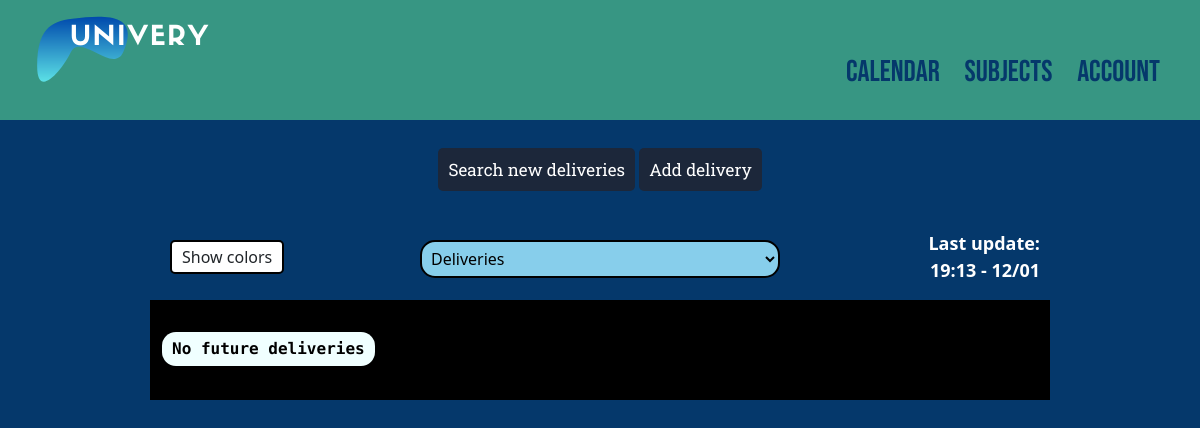
Page / (signed in) on the earlier database version.
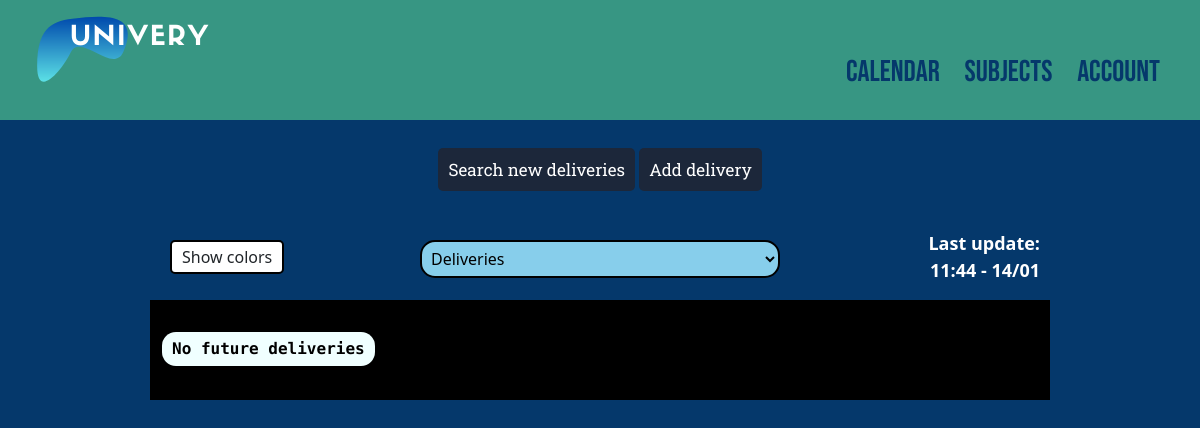
Same page on the later database version.
### app/models.py (models this page shows, shortened)
class User(db.Model, UserMixin):
    id = db.Column(db.Integer, primary_key=True)
    fullname = db.Column(db.String(70), nullable=False)
    identification = db.Column(db.String(15), unique=True, nullable=False)
    password = db.Column(db.String(60), nullable=False)
    last_update = db.Column(db.DateTime, nullable=True)
    deliveries = db.relationship("UserDelivery", back_populates="user")
    subjects = db.relationship("UserSubject", back_populates="user")

### app/main/routes.py (the view)
@main.route("/")
def home():
    if not current_user.is_authenticated:
        return render_template('welcome.html', title="Welcome")
    return render_template('delivery/not-done-deliveries.html', title="Home",
            deliveries=filter_deliveries(
                current_user.deliveries,
                lambda d: not d.isDone and not d.isEliminated),
            date_format=DATE_FORMAT)

### app/deliveries/utils.py (called while the page is built)
def filter_deliveries(deliveries, restriction):
    deliveries = [(
        ud.delivery,
        USbySubject(ud.delivery.subject_id)
        ) for ud in deliveries if restriction(ud) and ud.delivery.toDate > datetime.now()
    ]
    return sorted(deliveries, key=lambda x: x[0].toDate)

### app/main/utils.py (called while the page is built)
    def __call__(self):
        if self.boolean:
            return render_template('errors/maintenance.html', title="Error")

### app/models.py (called while the page is built)
@login_manager.user_loader
def load_user(user_id):
    return User.query.get(int(user_id))

### app/templates/delivery/not-done-deliveries.html (shortened to what this page needs)
{% extends "home.html" %}
{% block deliveries %}
<div class="menu">
    <div class="colors">
        <p id="colors-btn">Show colors</p>
    </div>
    <div class="dropdown">
        <select class="delivery-dropdown" id="delivery-type"  onchange="deliveryType()">
            <option selected value="/">Deliveries</option>
        </select>
    </div>
    {% if current_user.last_update %}
        <div class="last-update">
            <p>Last update: <br>{{current_user.last_update.strftime("%H:%M - %d/%m") }}</p>
        </div>
    {% endif %}
</div>
<div id="notdone" class="delivery-container">
    {% if deliveries|length > 0 %}
        {% for delivery, subject in deliveries %}
            <div onclick="openPopup([
                    '{{delivery.name}}',
                    '{{delivery.description}}',
                    '{{delivery.toDate.strftime(date_format)}}',
                    '{{delivery.url}}',
                    'Done',
                    '{{subject.subject.name}}',
                    '{{subject.subject.identification}}',
                    '{{delivery.id}}'
                    ], '/')"
                    class="delivery-block" style="background-color: {{subject.color}};">
                <div class="delivery-name">
                    <p>{{delivery.name}}</p>
                </div>
                <div class="delivery-date">
                    <p class="time">{{delivery.toDate}}</p>
                </div>
            </div>
        {% endfor %}
    {% else %}
        <div class="delivery-block" style="background-color:black">
            <div class="delivery-name">
                <p class="vcenter">No future deliveries</p>
            </div>
        </div>
    {% endif %}
</div>
{% endblock deliveries %}

### app/templates/home.html (shortened to what this page needs)
{% extends "base.html" %}
{% block content %}
<div class="home">
    <div class="waiting-loading">
        <div id="waiting" class="refresh-box">
            <p>
                <a id="refresh-text" class="refresh-text" href="{{ url_for('deliveries.update_deliveries', next=request.endpoint) }}">Search new deliveries</a>
                <a class="refresh-text" href="{{ url_for('deliveries.add_delivery', next=request.endpoint) }}">Add delivery</a>
            </p>
        </div>
    </div>
    {% block deliveries %}{% endblock deliveries %}
</div>
{% endblock content %}

### app/templates/base.html (shortened to what this page needs)
<html lang="en">
<head>
    <link rel="stylesheet" type="text/css" href="/static/main.css">
    <link href="https://cdn.jsdelivr.net/npm/bootstrap@5.0.0-beta1/dist/css/bootstrap.min.css" rel="stylesheet">
</head>
<body style="background-color: #05386b;">
    <header class="header">
        <div class="header-left">
            <a href="{{ url_for('main.home') }}">
                <img id="logo" src="/static/web_pics/logo.png" alt="">
            </a>
        </div>
        <div class="header-right">
            <ul class="links">
                {% if current_user.is_authenticated %}
                    {% if request.endpoint and "calendar" not in request.endpoint %}
                    <li><a href="{{ url_for('deliveries.calendar') }}">Calendar</a></li>
                    {% else %}
                    <li><a href="{{ url_for('main.home') }}">List</a></li>
                    {% endif %}
                <li><a href="{{ url_for('subjects.subjects_page') }}">Subjects</a></li>
                <li><a href="{{ url_for('users.account') }}">Account</a></li>
                {% else %}
                <li><a href="{{ url_for('users.login') }}">Login</a></li>
                <li><a href="{{ url_for('users.register') }}">Register</a></li>
                {% endif %}
            </ul>
        </div>
    </header>
    {% block content %}{% endblock %}
</body>
</html>
</html>

### app/static/main.css (style rules this page uses)
* { margin: 0; padding: 0; -webkit-box-sizing: border-box; box-sizing: border-box; }
body { position: relative; min-height: 100vh; }
.header { background-color: #379683; width: 100%; height: 120px; }
.header-right { width: 70%; height: 100%; float: right; }
.header-left { width: 30%; height: 100%; float: left; }
.links { font-size: 30px; font-family: "Bebas Neue", cursive; float: right; margin-right: 20px; margin-top: 50px; }
.links li { margin-right: 20px; display: inline; }
.links li a { color: #05386b; text-decoration: none; }
#logo { -webkit-transform: translate(0, -150px); transform: translate(0, -150px); }
.colors { float: left; width: 30%; height: 100%; }
.colors p { width: -webkit-fit-content; width: -moz-fit-content; width: fit-content; margin-left: 20px; margin-top: 20px; padding: 3px 10px; border: 2px solid black; border-radius: 5px; background-color: white; cursor: help; }
.last-update { float: left; width: 30%; height: 100%; }
.last-update p { text-align: right; font-size: 18px; color: white; font-weight: 600; margin-top: 10px; margin-right: 10px; }
.dropdown { height: 100%; float: left; width: 40%; }
.delivery-dropdown { width: 100%; margin-top: 20px; float: center; background-color: skyblue; padding: 5px; border: 2px solid black; border-radius: 15px; }
.delivery-container { width: calc(min(80%, 900px)); margin: 10px auto; height: 450px; overflow-y: scroll; font-family: "Xanh Mono", monospace; }
.delivery-block { border: 2px solid black; height: 100px; margin-bottom: 0px; cursor: pointer; }
.delivery-name { width: 80%; float: left; height: 100px; padding: 30px 0 10px 10px; }
.delivery-name p { background-color: azure; color: black; width: -webkit-fit-content; width: -moz-fit-content; width: fit-content; font-weight: 700; padding: 5px 10px; border-radius: 14px; }
.menu { width: calc(min(80%, 900px)); margin: 0 auto; height: 70px; }
.waiting-loading { font-family: "Roboto Slab", serif; font-size: 17px; }
.refresh-box { height: 100px; text-align: center; line-height: 100px; vertical-align: middle; }
.refresh-text { background-color: #1c273a; padding: 10px; border-radius: 5px; text-decoration: none; color: white; -webkit-transition: 0.3s ease; transition: 0.3s ease; }

Differences in the rows shown:
changed User: last_update "19:13 - 12/01" → "11:44 - 14/01"
